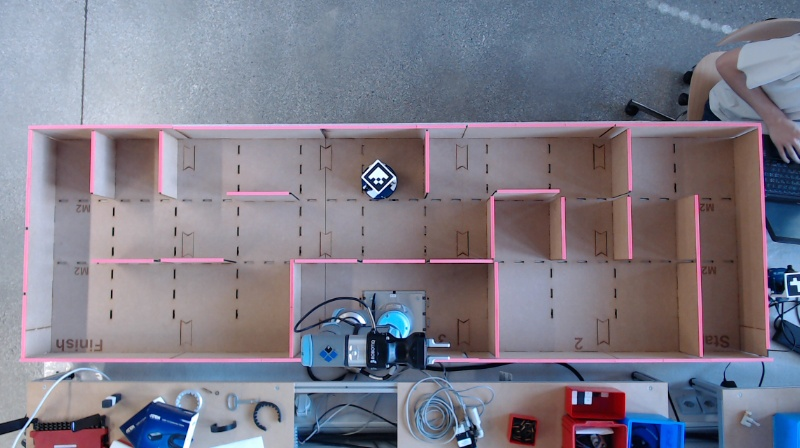
#> input picture assets/1.jpg, 800 x 448 px, found by its file name
$ python marker.py
#> lines starting #> are read from the running program, lines starting #| are printed output that depends on the picture; after the words box and inside, x2 and y2 are one past the last pixel; in counts of white or black regions, pixels touching at a corner belong together; long printed decimals are rounded
### src/camera.py
from __future__ import annotations  # Enable postponed evaluation of type hints (cleaner typing)
import cv2                         # OpenCV main library (image processing)
import cv2.aruco as aruco         # ArUco module (marker detection)
import numpy as np                # Numerical computations (arrays, geometry)


# Abstraction layer over OpenCV for image loading and ArUco marker detection.
class Camera:

    def __init__(self) -> None:
        # Current loaded image
        self.image = None

    def imread(self, path: str) -> np.ndarray:
        # Load an image from disk
#> called with path = 'assets/1.jpg'
        image = cv2.imread(path)
#> image is the input picture: shape (448, 800, 3); mean B, G, R 137.9, 124, 126

        if image is None:
            raise ValueError(f"Could not load image from path: {path}")

        self.image = image
        return image

    def get_image(self) -> np.ndarray:
        # Return the current image
        if self.image is None:
            raise ValueError("No image loaded.")
        return self.image

    def copy(self) -> np.ndarray:
        # Return a copy of the current image
        return self.get_image().copy()

    def get_rgb_image(self) -> np.ndarray:
        return cv2.cvtColor(self.get_image(), cv2.COLOR_BGR2RGB)

    def get_hsv_image(self) -> np.ndarray:
        return cv2.cvtColor(self.get_image(), cv2.COLOR_BGR2HSV)


    # ArUco
    #https://stackoverflow.com/questions/77397697/opencv-aruco-marker-detection


    def create_aruco_detector(self) -> aruco.ArucoDetector:
        # Create and return an ArUco detector
        aruco_dict = aruco.getPredefinedDictionary(aruco.DICT_4X4_50)
        parameters = aruco.DetectorParameters()
        detector = aruco.ArucoDetector(aruco_dict, parameters)
        return detector

    def detect_aruco(self):
        # Detect ArUco markers in the current image
        detector = self.create_aruco_detector()
        corners, ids, rejected = detector.detectMarkers(self.get_image())
#> corners = ([[378, 162], [392, 177], [378, 191], [364, 176]],); ids = [8]; rejected = 13 items
        return corners, ids, rejected

    def draw_detected_markers(self, corners, ids) -> np.ndarray:
        # Draw detected ArUco markers on a copy of the image
        image = self.copy()

        if ids is not None:
            aruco.drawDetectedMarkers(image, corners, ids)

        return image

    def get_marker_corners(self, corners, index: int = 0) -> np.ndarray:
        # Return the 4 corner points of a detected marker as float32
        if not corners:
            raise ValueError("No marker corners available.")

        return corners[index][0].astype(np.float32)

    def get_marker_center(self, pts: np.ndarray) -> tuple[int, int]:
        # Compute the center of a marker from its 4 corner points
        center = pts.mean(axis=0)
        cx, cy = center.astype(int)
        return int(cx), int(cy)

    def get_marker_angle_2d(self, pts: np.ndarray) -> float:
        # Compute the 2D angle of the marker from its top edge
        p0, p1 = pts[0], pts[1]
        angle_deg = np.degrees(np.arctan2(p1[1] - p0[1], p1[0] - p0[0]))
        return float(angle_deg)

    #https://stackoverflow.com/questions/79327929/using-opencv-to-achieve-a-top-down-view-of-an-image-with-aruco-markers
    def get_marker_homography(self, pts: np.ndarray) -> np.ndarray:
        # Compute the image -> marker local 2D homography
        marker_size = 20.0

        dst_pts = np.array(
            [
                [0, 0],
                [marker_size, 0],
                [marker_size, marker_size],
                [0, marker_size],
            ],
            dtype=np.float32,
        )

        H = cv2.getPerspectiveTransform(pts, dst_pts)
        return H

    def get_marker_pose_2d(self, corners, ids, index: int = 0):
        # Return 2D pose information for one detected ArUco marker
        if ids is None or len(corners) == 0:
            return None

        pts = self.get_marker_corners(corners, index)
        cx, cy = self.get_marker_center(pts)
        angle_deg = self.get_marker_angle_2d(pts)
        H = self.get_marker_homography(pts)

        return {
            "id": int(ids[index][0]),
            "corners": pts,
            "center": (cx, cy),
            "angle_deg": angle_deg,
            "homography": H,
        }

    #https://stackoverflow.com/questions/49799057/how-to-draw-a-point-in-an-image-using-given-co-ordinate-with-python-opencv?utm_source=chatgpt.com
    def draw_point(self, point: tuple[int, int], image: np.ndarray | None = None) -> np.ndarray:
        # Use provided image, otherwise fallback to current image
        if image is None:
            image = self.copy()
        else:
            image = image.copy()

        cv2.circle(image, point, 5, (0, 0, 255), -1)
        return image


    # [31 lines left out: functions get_color_mask_hsv, detect_pink_mask, not called in this run]

### src/marker.py
from camera import Camera
import cv2

# Create camera object
cam = Camera()

# Load image
cam.imread("assets/1.jpg")

# Detect ArUco markers
corners, ids, rejected = cam.detect_aruco()
#> ids = [8]; rejected = 13 items

# Draw detected markers on image
marker_image = cam.draw_detected_markers(corners, ids)
#> in draw_detected_markers, `aruco.drawDetectedMarkers(image, corners, ids)`:
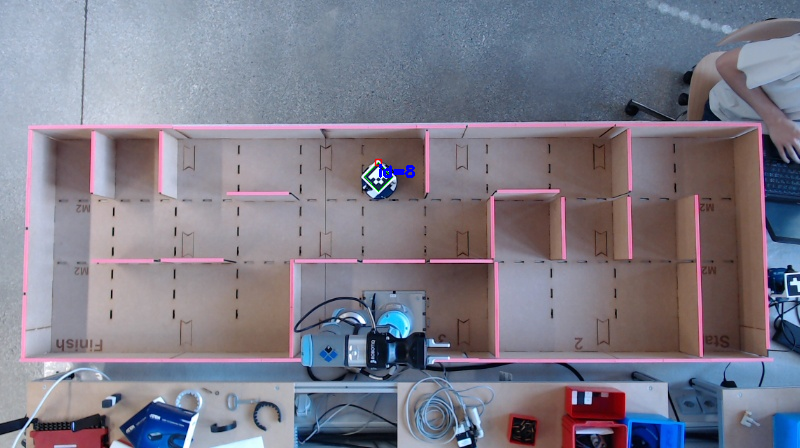
#> image: shape (448, 800, 3); 0.11% of pixels changed, all inside (x1, y1, x2, y2) = (364, 158, 415, 192)

# Compute 2D pose of the marker
pose = cam.get_marker_pose_2d(corners, ids)
#> in get_marker_pose_2d, `pts = self.get_marker_corners(corners, index)`: pts = [[378, 162], [392, 177], [378, 191], [364, 176]]
#> in get_marker_center, `center = pts.mean(axis=0)`: center = [378, 176.5]
#> in get_marker_center, `cx, cy = center.astype(int)`: cx = 378; cy = 176
#> in get_marker_pose_2d, `cx, cy = self.get_marker_center(pts)`: cx = 378; cy = 176
#> in get_marker_angle_2d, `p0, p1 = pts[0], pts[1]`: p0 = [378, 162]; p1 = [392, 177]
#> in get_marker_angle_2d, `angle_deg = np.degrees(np.arctan2(p1[1] - p0[1], p1[0] - p0[0]))`: angle_deg = 46.97
#> in get_marker_homography, `H = cv2.getPerspectiveTransform(pts, dst_pts)`: H = [[0.69, 0.69, -372.4], [-0.739, 0.69, 167.6], [1.12e-16, -3.98e-17, 1]]
#> pose = {'id': 8, 'corners': [[378, 162], [392, 177], [378, 191], [364, 176]], 'center': (378, 176), 'angle_deg': 46.97, 'homography': [[0.69, 0.69, -372.4], [-0.739, 0.69, 167.6], [1.12e-16, -3.98e-17, 1]]}

if pose is not None:
    # Print marker information
    print("Marker ID:", pose["id"])
#| Marker ID: 8
    print("Center:", pose["center"])
#| Center: (378, 176)
    print("2D angle:", pose["angle_deg"])
#| 2D angle: 46.975
    print("Homography:\n", pose["homography"])
#| Homography:
#|  [[ 6.89655172e-01  6.89655172e-01 -3.72413793e+02]
#|  [-7.38916256e-01  6.89655172e-01  1.67586207e+02]
#|  [ 1.12444263e-16 -3.98148947e-17  1.00000000e+00]]

    # Draw center point of the marker
    marker_image = cam.draw_point(pose["center"], marker_image)
#> in draw_point, `cv2.circle(image, point, 5, (0, 0, 255), -1)`: image: shape (448, 800, 3); 0.02% of pixels changed, all inside (x1, y1, x2, y2) = (373, 171, 384, 182)
else:
    # No marker detected
    print("No marker detected.")
